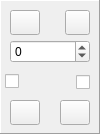
           <widget class="QFrame" name="frame_4">
            <property name="sizePolicy">
             <sizepolicy hsizetype="Fixed" vsizetype="Fixed">
              <horstretch>2</horstretch>
              <verstretch>0</verstretch>
             </sizepolicy>
            </property>
            <property name="minimumSize">
             <size>
              <width>100</width>
              <height>130</height>
             </size>
            </property>
            <property name="frameShape">
             <enum>QFrame::Panel</enum>
            </property>
            <property name="frameShadow">
             <enum>QFrame::Raised</enum>
            </property>
            <widget class="QToolButton" name="toolButton">
             <property name="geometry">
              <rect>
               <x>10</x>
               <y>10</y>
               <width>30</width>
               <height>25</height>
              </rect>
             </property>
             <property name="text">
              <string/>
             </property>
             <property name="icon">
              <iconset resource="pentagrams.qrc">
               <normaloff>:/Pentagrams/arrow_right_15596.png</normaloff>:/Pentagrams/arrow_right_15596.png</iconset>
             </property>
             <property name="iconSize">
              <size>
               <width>30</width>
               <height>25</height>
              </size>
             </property>
            </widget>
            <widget class="QToolButton" name="toolButton_2">
             <property name="geometry">
              <rect>
               <x>65</x>
               <y>10</y>
               <width>25</width>
               <height>25</height>
              </rect>
             </property>
             <property name="text">
              <string/>
             </property>
             <property name="icon">
              <iconset resource="pentagrams.qrc">
               <normaloff>:/Pentagrams/invert-colors-button_icon-icons.com_72693.png</normaloff>:/Pentagrams/invert-colors-button_icon-icons.com_72693.png</iconset>
             </property>
             <property name="iconSize">
              <size>
               <width>21</width>
               <height>21</height>
              </size>
             </property>
            </widget>
            <widget class="QToolButton" name="toolButton_3">
             <property name="geometry">
              <rect>
               <x>60</x>
               <y>100</y>
               <width>30</width>
               <height>25</height>
              </rect>
             </property>
             <property name="focusPolicy">
              <enum>Qt::NoFocus</enum>
             </property>
             <property name="toolTipDuration">
              <number>0</number>
             </property>
             <property name="text">
              <string/>
             </property>
             <property name="icon">
              <iconset resource="pentagrams.qrc">
               <normaloff>:/Pentagrams/arrow_left_15601.png</normaloff>:/Pentagrams/arrow_left_15601.png</iconset>
             </property>
             <property name="iconSize">
              <size>
               <width>25</width>
               <height>20</height>
              </size>
             </property>
            </widget>
            <widget class="QSpinBox" name="spinBox">
             <property name="geometry">
              <rect>
               <x>10</x>
               <y>40</y>
               <width>80</width>
               <height>23</height>
              </rect>
             </property>
             <property name="minimum">
              <number>-180</number>
             </property>
             <property name="maximum">
              <number>180</number>
             </property>
             <property name="singleStep">
              <number>10</number>
             </property>
             <property name="displayIntegerBase">
              <number>10</number>
             </property>
            </widget>
            <widget class="QCheckBox" name="checkBox">
             <property name="geometry">
              <rect>
               <x>5</x>
               <y>69</y>
               <width>37</width>
               <height>25</height>
              </rect>
             </property>
             <property name="layoutDirection">
              <enum>Qt::LeftToRight</enum>
             </property>
             <property name="text">
              <string/>
             </property>
             <property name="icon">
              <iconset resource="pentagrams.qrc">
               <normaloff>:/Pentagrams/search_find_locate_22269.png</normaloff>:/Pentagrams/search_find_locate_22269.png</iconset>
             </property>
             <property name="iconSize">
              <size>
               <width>16</width>
               <height>16</height>
              </size>
             </property>
             <property name="tristate">
              <bool>false</bool>
             </property>
            </widget>
            <widget class="QToolButton" name="toolButton_7">
             <property name="geometry">
              <rect>
               <x>10</x>
               <y>100</y>
               <width>30</width>
               <height>25</height>
              </rect>
             </property>
             <property name="text">
              <string/>
             </property>
             <property name="icon">
              <iconset resource="pentagrams.qrc">
               <normaloff>:/Pentagrams/seo-social-web-network-internet_25_icon-icons.com_61513.png</normaloff>:/Pentagrams/seo-social-web-network-internet_25_icon-icons.com_61513.png</iconset>
             </property>
             <property name="iconSize">
              <size>
               <width>25</width>
               <height>20</height>
              </size>
             </property>
            </widget>
            <widget class="QCheckBox" name="checkBox_2">
             <property name="geometry">
              <rect>
               <x>50</x>
               <y>69</y>
               <width>40</width>
               <height>27</height>
              </rect>
             </property>
             <property name="layoutDirection">
              <enum>Qt::RightToLeft</enum>
             </property>
             <property name="text">
              <string/>
             </property>
             <property name="icon">
              <iconset resource="pentagrams.qrc">
               <normaloff>:/Pentagrams/screen-rotation-button_icon-icons.com_72575.png</normaloff>:/Pentagrams/screen-rotation-button_icon-icons.com_72575.png</iconset>
             </property>
             <property name="iconSize">
              <size>
               <width>21</width>
               <height>33</height>
              </size>
             </property>
            </widget>
           </widget>
